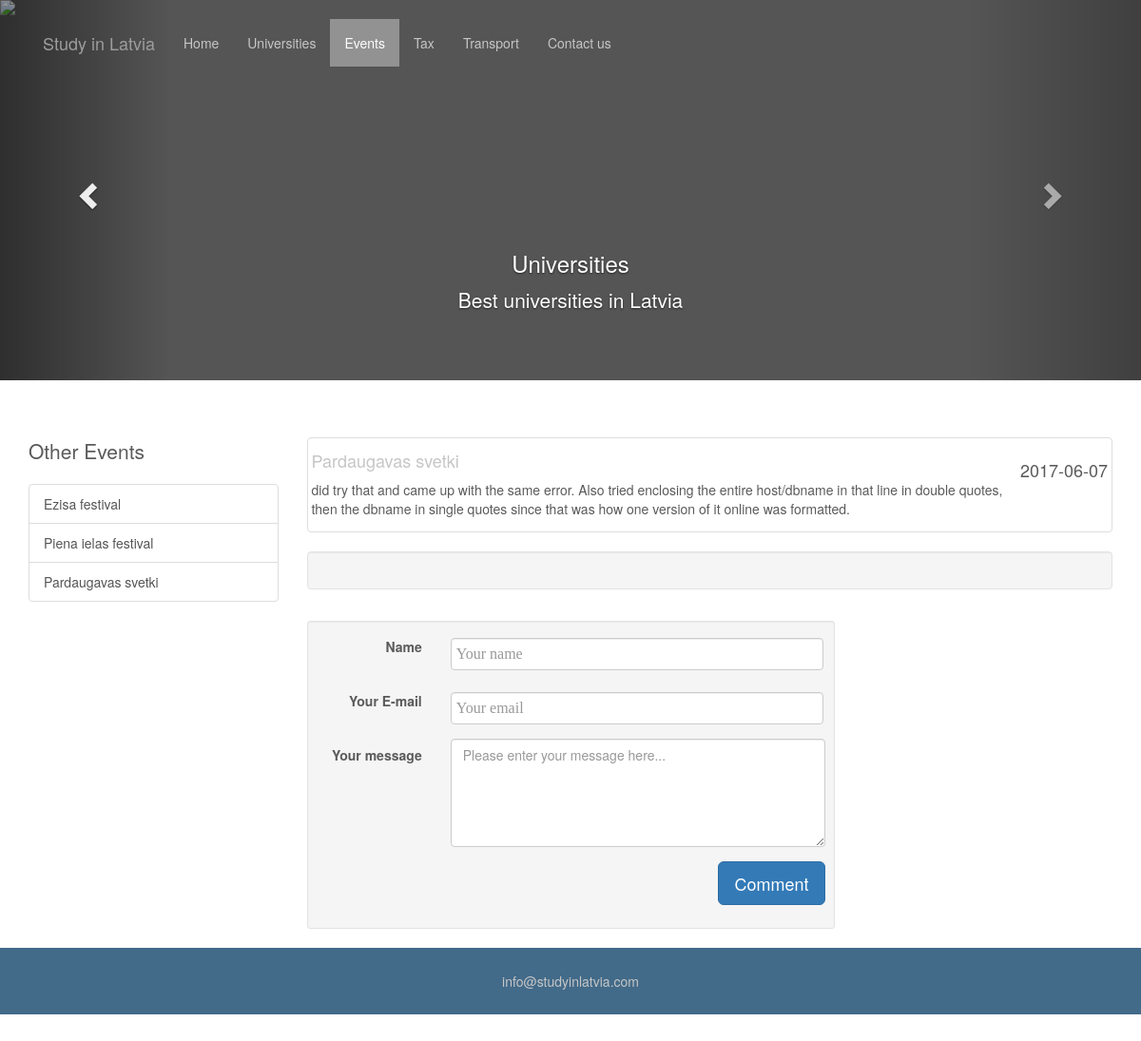
Screenshot of /www/code/eventdetails.php?id=3 with the database file from the repository.
### tables this page shows
CREATE TABLE IF NOT EXISTS `events` (
  `event_id` int(11) NOT NULL,
  `event_name` varchar(100) NOT NULL,
  `event_location` varchar(100) NOT NULL,
  `event_picture` varchar(100) NOT NULL,
  `event_date` date NOT NULL,
  `event_description` longtext NOT NULL
);

### www/code/event.php (the view, shortened to what this page needs)
<?php
function listEvents(){
                  try {
                    $db = new PDO("mysql:host=db;dbname=sildb","root","root");
                    $db->setAttribute(PDO::ATTR_ERRMODE,PDO::ERRMODE_EXCEPTION);
                    $db->exec("SET NAMES 'utf8'");
                  } catch (Exception $e) {
                    echo "Could not connect to the database.";
                    exit;
                    }
                  try {
                 $results = $db->query("SELECT * FROM events");
                } catch (Exception $e) {
                echo "Error.";
                exit;
                }
 $results = $results->fetchAll(PDO::FETCH_ASSOC);
 foreach( $results as $result )
 {
   echo '
       <a href="eventdetails.php?id='.$result["event_id"].'" class="list-group-item">'.$result['event_name'].'</a>
   ';
 }
}
function showDetailedEvent(){
                 $event_id = $_GET['id'];
                  try {
                    $db = new PDO("mysql:host=db;dbname=sildb","root","root");
                    $db->setAttribute(PDO::ATTR_ERRMODE,PDO::ERRMODE_EXCEPTION);
                    $db->exec("SET NAMES 'utf8'");
                  } catch (Exception $e) {
                    echo "Could not connect to the database.";
                    exit;
                    }
                  try {
                 $results = $db->query("SELECT * FROM events WHERE event_id =".$event_id."");
                } catch (Exception $e) {
                echo "Error.";
                exit;
                }
 $results = $results->fetchAll(PDO::FETCH_ASSOC);
 foreach( $results as $result )
              {
                echo '
                  <div class="thumbnail">
                    <img class="img-responsive" src="'.$result["event_picture"].'" alt="">
                    <div class="caption-full">
                        <h4 class="pull-right">'.$result['event_date'].'</h4>
                        <h4><a href="#">'.$result['event_name'].'</a>
                        </h4>
                        <p>'.$result['event_description'].'</p>
                    </div>
                </div>
                ';
              }
}
?>

### www/css/detail.css (style rules this page uses)
body { padding-bottom: 40px; color: #5a5a5a; }
a { color: #C6C6C6; text-decoration: none; }

### rows the page displays
events: event_name "Ezisa festival"
events: event_name "Piena ielas festival"
events: event_name "Pardaugavas svetki", event_date "2017-06-07", event_description "did try that and came up with the same error. Also tried enclosing the entire host/dbname in that line in double quotes, then the dbname in single quotes since that was how one version of it online was formatted."
